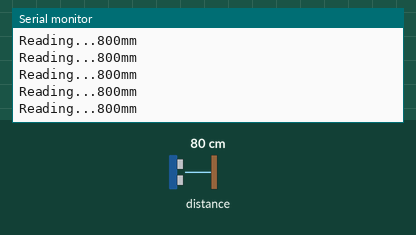
A sketch run on a simulated Arduino Uno, built with avr-gcc and run on an emulated ATmega328P. Shown: the last lines printed to the serial monitor. The inputs (shaded band) are chosen by the test bench; at power-on: distance to the obstacle 80 cm.

Above: at 1.2 s.
1.3 s: distance to the obstacle set to 250 cm
At 1.46 s:
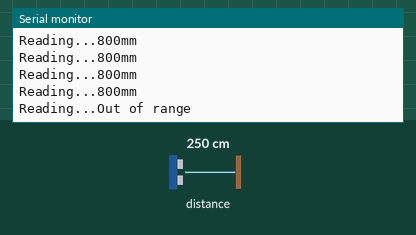
3.3 s: distance to the obstacle set to 2 cm
At 3.32 s:
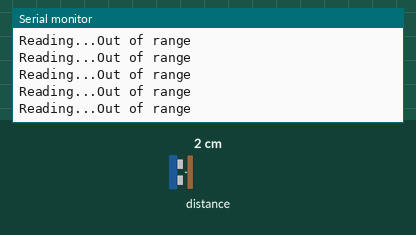

The sketch:

tofsensor.ino
```cpp
#include "Adafruit_VL53L0X.h"

Adafruit_VL53L0X lox = Adafruit_VL53L0X();

void setup() {
    Serial.begin(115200);
    while (!lox.begin())
    {
        Serial.println("VL53L0X Init fails");
        delay(2000);
    }
    Serial.println("setup complete");
}

void loop() {
    VL53L0X_RangingMeasurementData_t measure;
    Serial.print("Reading...");
    lox.rangingTest(&measure, false);
    if (measure.RangeStatus != 4)
    {
        Serial.print(measure.RangeMilliMeter);
        Serial.println("mm");
    }
    else
    {
        Serial.println("Out of range");
    }
    delay(100);
}
```

Measured:
- after the input at 1.3 s, the serial monitor: prints a new line at once (image 1)
